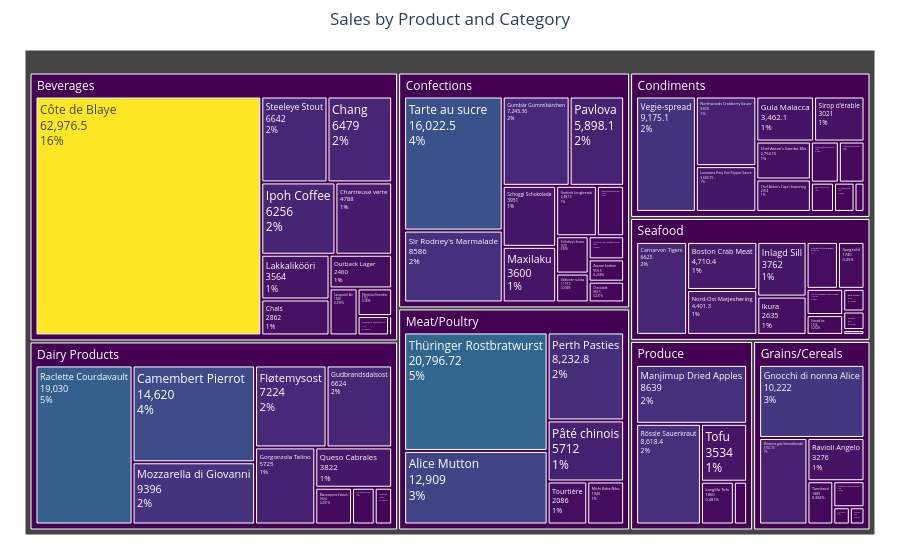

The notebook cell saved with this chart:
### Markdown cell above
#### Another chart for clarification

### Code cell
# بناء هيكل الشجرة باستخدام البيانات المجمعة
# أولاً، نحن بحاجة لتجميع البيانات بشكل هرمي (فئة -> منتج)
category_sales = product_sales[['CategoryName', 'ProductName', 'Total Sales']]

# بناء قائمة من العقد (Node) في الشجرة
nodes = []
for _, row in category_sales.iterrows():
    nodes.append({
        'label': row['ProductName'],
        'parent': row['CategoryName'],
        'value': row['Total Sales']
    })

# جمع العقد الفئات في الشجرة
categories = category_sales['CategoryName'].unique()

# بناء البيانات المستخدمة في المخطط الشجري
labels = list(categories) + [node['label'] for node in nodes]
parents = [''] * len(categories) + [node['parent'] for node in nodes]
values = [0] * len(categories) + [node['value'] for node in nodes]

# إنشاء مخطط شجري باستخدام plotly
fig = go.Figure(go.Treemap(
    labels=labels,
    parents=parents,
    values=values,
    textinfo="label+value+percent entry",
    hoverinfo="label+value+percent entry",
    marker=dict(colors=values, colorscale="Viridis")
))

# تخصيص المخطط
fig.update_layout(
    title="Sales by Product and Category",
    title_x=0.5,
    margin=dict(t=50, l=25, r=25, b=25)
)

# عرض المخطط
fig.show()

### Figure 1 — Plotly figure (JSON) as saved in the notebook; plotly's stock layout.template omitted (floating-point values rounded to 4 significant figures)
{"data": [{"hoverinfo": "label+value+percent entry", "labels": ["Beverages", "Condiments", "Produce", "Meat/Poultry", "Seafood", "Dairy Products", "Confections", "Grains/Cereals", "Chais", "Chang", "Aniseed Syrup", "Chef Anton's Cajun Seasoning", "Chef Anton's Gumbo Mix", "Grandma's Boysenberry Spread", "Uncle Bob's Organic Dried Pears", "Northwoods Cranberry Sauce", "Mishi Kobe Niku", "Ikura", "Queso Cabrales", "Queso Manchego La Pastora", "Konbu", "Tofu", "Genen Shouyu", "Pavlova", "Alice Mutton", "Carnarvon Tigers", "Teatime Chocolate Biscuits", "Sir Rodney's Marmalade", "Sir Rodney's Scones", "Gustaf's Knäckebröd", "Tunnbröd", "Guaraná Fantástica", "NuNuCa Nuß-Nougat-Creme", "Gumbär Gummibärchen", "Schoggi Schokolade", "Rössle Sauerkraut", "Thüringer Rostbratwurst", "Nord-Ost Matjeshering", "Gorgonzola Telino", "Mascarpone Fabioli", "Geitost", "Sasquatch Ale", "Steeleye Stout", "Inlagd Sill", "Gravad lax", "Côte de Blaye", "Chartreuse verte", "Boston Crab Meat", "Jack's New England Clam Chowder", "Singaporean Hokkien Fried Mee", "Ipoh Coffee", "Gula Malacca", "Røgede sild", "Spegesild", "Zaanse koeken", "Chocolade", "Maxilaku", "Valkoinen suklaa", "Manjimup Dried Apples", "Filo Mix", "Perth Pasties", "Tourtière", "Pâté chinois", "Gnocchi di nonna Alice", "Ravioli Angelo", "Escargots de Bourgogne", "Raclette Courdavault", "Camembert Pierrot", "Sirop d'érable", "Tarte au sucre", "Vegie-spread", "Wimmers gute Semmelknödel", "Louisiana Fiery Hot Pepper Sauce", "Louisiana Hot Spiced Okra", "Laughing Lumberjack Lager", "Scottish Longbreads", "Gudbrandsdalsost", "Outback Lager", "Fløtemysost", "Mozzarella di Giovanni", "Röd Kaviar", "Longlife Tofu", "Rhönbräu Klosterbier", "Lakkalikööri", "Original Frankfurter grüne Soße"], "marker": {"colors": [0, 0, 0, 0, 0, 0, 0, 0, 2862, 6479, 800, 2354, 2754.0, 900, 750, 5600, 1940, 2635, 3822, 1026, 552, 3534, 387.5, 5898.0, 12909, 6625, 1665.0, 8586, 1470, 378, 1485, 711, 994, 7245.0, 3951, 8618.0, 20800.0, 4401.0, 5725, 1664, 790, 1540, 6642, 3762, 1014, 62980.0, 4788, 4710.0, 1341.0, 1078, 6256, 3462.0, 142.5, 1740, 959.5, 892.5, 3600, 1138.0, 8639, 336, 8233.0, 2086, 5712, 10222, 3276, 2054.0, 19030, 14620, 3021, 16020.0, 9175.0, 5553.0, 3684.0, 1530, 70, 2488.0, 6624, 2460, 7224, 9396, 675, 1860, 1116, 3564, 1404], "colorscale": [[0, "#440154"], [0.1111, "#482878"], [0.2222, "#3e4989"], [0.3333, "#31688e"], [0.4444, "#26828e"], [0.5556, "#1f9e89"], [0.6667, "#35b779"], [0.7778, "#6ece58"], [0.8889, "#b5de2b"], [1, "#fde725"]]}, "parents": ["", "", "", "", "", "", "", "", "Beverages", "Beverages", "Condiments", "Condiments", "Condiments", "Condiments", "Produce", "Condiments", "Meat/Poultry", "Seafood", "Dairy Products", "Dairy Products", "Seafood", "Produce", "Condiments", "Confections", "Meat/Poultry", "Seafood", "Confections", "Confections", "Confections", "Grains/Cereals", "Grains/Cereals", "Beverages", "Confections", "Confections", "Confections", "Produce", "Meat/Poultry", "Seafood", "Dairy Products", "Dairy Products", "Dairy Products", "Beverages", "Beverages", "Seafood", "Seafood", "Beverages", "Beverages", "Seafood", "Seafood", "Grains/Cereals", "Beverages", "Condiments", "Seafood", "Seafood", "Confections", "Confections", "Confections", "Confections", "Produce", "Grains/Cereals", "Meat/Poultry", "Meat/Poultry", "Meat/Poultry", "Grains/Cereals", "Grains/Cereals", "Seafood", "Dairy Products", "Dairy Products", "Condiments", "Confections", "Condiments", "Grains/Cereals", "Condiments", "Condiments", "Beverages", "Confections", "Dairy Products", "Beverages", "Dairy Products", "Dairy Products", "Seafood", "Produce", "Beverages", "Beverages", "Condiments"], "textinfo": "label+value+percent entry", "type": "treemap", "values": [0, 0, 0, 0, 0, 0, 0, 0, 2862, 6479, 800, 2354, 2754.0, 900, 750, 5600, 1940, 2635, 3822, 1026, 552, 3534, 387.5, 5898.0, 12909, 6625, 1665.0, 8586, 1470, 378, 1485, 711, 994, 7245.0, 3951, 8618.0, 20800.0, 4401.0, 5725, 1664, 790, 1540, 6642, 3762, 1014, 62980.0, 4788, 4710.0, 1341.0, 1078, 6256, 3462.0, 142.5, 1740, 959.5, 892.5, 3600, 1138.0, 8639, 336, 8233.0, 2086, 5712, 10222, 3276, 2054.0, 19030, 14620, 3021, 16020.0, 9175.0, 5553.0, 3684.0, 1530, 70, 2488.0, 6624, 2460, 7224, 9396, 675, 1860, 1116, 3564, 1404]}], "layout": {"margin": {"b": 25, "l": 25, "r": 25, "t": 50}, "title": {"text": "Sales by Product and Category", "x": 0.5}}}
